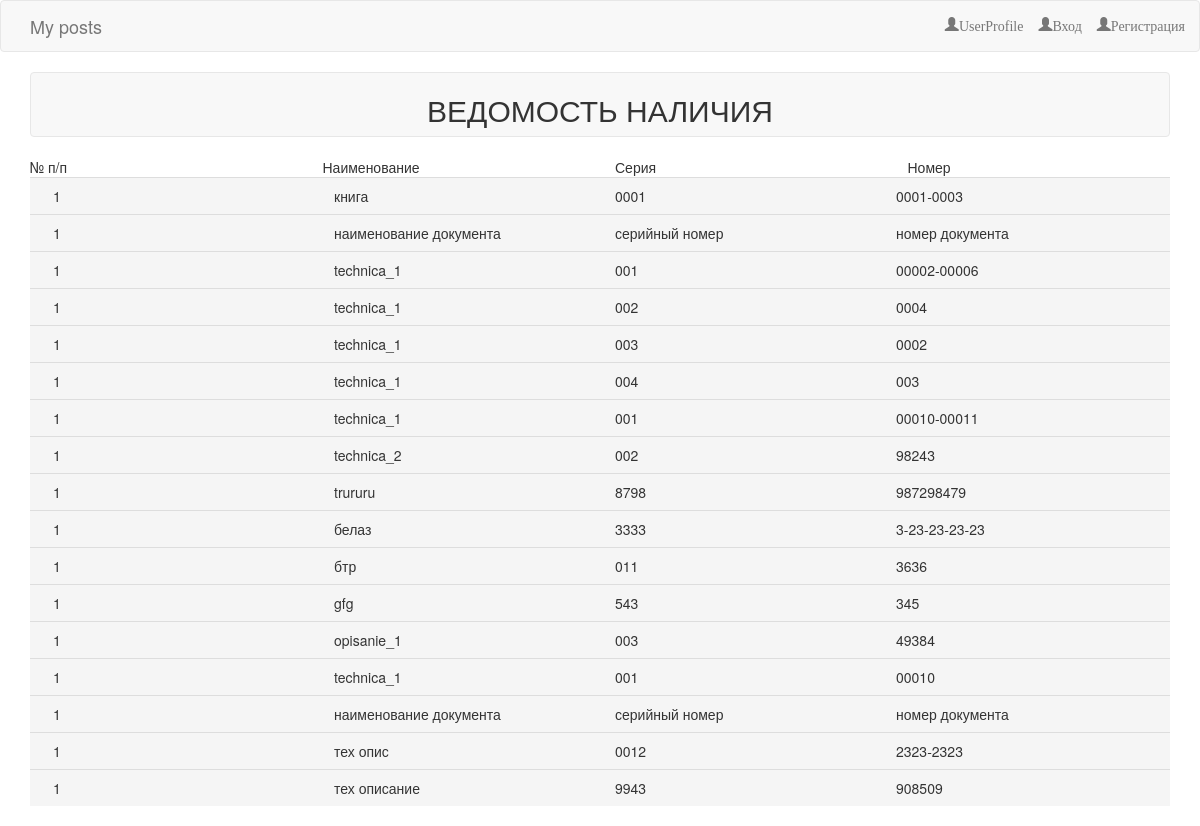
/basa/vedomost, run on the app's committed database.
### post/models.py (models this page shows, shortened)
class OpisPost(models.Model):
    opis_n = models.CharField(max_length=80)
    class Meta:
        ordering=['opis_n'] #сортировка

### post/views.py (the view)
# urls.py: path('vedomost', views.VedomNal, name='vedom_nal'),
def VedomNal(request):
    from post.funcion_user import Krasiv_vivod
    qwe=[]
    for podstanovka in [['doc_name__doc_n', 'ser__doc_n', 'doc_n', DocPost],
                    ['tech_name__tech_n', 'ser__tech_n', 'tech_n', TechPost],
                    ['opis_name__opis_n',  'ser__opis_n', 'opis_n', OpisPost]]:
        viborka = Post.objects.values(podstanovka[0], 'ser_name__ser', 'product_number'). \
            order_by('doc_name__doc_n', 'tech_name__tech_n', 'opis_name__opis_n')
        if podstanovka[0] == 'doc_name__doc_n':
            viborka = viborka.exclude(doc_name__doc_n=None).filter(del_elem=True).order_by('doc_name__doc_n')
        elif podstanovka[0] == 'tech_name__tech_n':
            viborka = viborka.exclude(tech_name__tech_n=None).filter(del_elem=True).order_by('tech_name__tech_n')
        elif podstanovka[0] == 'opis_name__opis_n':
            viborka = viborka.exclude(opis_name__opis_n=None).filter(del_elem=True).order_by('opis_name__opis_n')
        for i in range(viborka.count()):
            qwe.append(list(viborka[i].values()))
    data = Krasiv_vivod(qwe)
    return render(request, 'vedomost.html', {'aa' : data})

### post/templates/vedomost.html
{% extends 'home.html' %}
{% load static %}
{% block content %}
<div class="navbar navbar-default " align="center">
        <div class="row" >
          <div class="col-md-push-6 " class="navbar-brand ">
              <H2 >ВЕДОМОСТЬ НАЛИЧИЯ</H2>
          </div>
        </div>
    </div>
<div class="row">
  <div class="col-xs-4 col-md-3">№ п/п </div>
  <div class="col-xs-4 col-md-3">Наименование</div>
  <div class="col-xs-4 col-md-3">Серия</div>
  <div class="col-xs-4 col-md-3">Номер</div>
</div>
    <table class="table table-hover">
        {% for i in aa %}
            <tr class="active">
                <td>
                    <div class="col-xs-4 col-md-3">{{ i.id }}</div>
                    <div class="col-xs-4 col-md-3"> {{ i.name }} </div>
                    <div class="col-xs-4 col-md-3"> {{ i.serija}} </div>
                    <div class="col-xs-4 col-md-3"> {{ i.number }} </div>
                </td>
            </tr>
        {% endfor %}
    </table>
{% endblock %}

### data on the page
OpisPost: id "1", name "opisanie_1", serija "003", number "49384"

### other printed values
{{ i.id }} "1" "1" "1" "1" "1" "1" "1" "1" "1" "1" "1" "1" "1" "1" "1" "1"
{{ i.name }} "книга" "наименование документа" "technica_1" "technica_1" "technica_1" "technica_1" "technica_1" "technica_2" "trururu" "белаз" "бтр" "gfg" "technica_1" "наименование документа" "тех опис" "тех описание"
{{ i.serija }} "0001" "серийный номер" "001" "002" "003" "004" "001" "002" "8798" "3333" "011" "543" "001" "серийный номер" "0012" "9943"
{{ i.number }} "0001-0003" "номер документа" "00002-00006" "0004" "0002" "003" "00010-00011" "98243" "987298479" "3-23-23-23-23" "3636" "345" "00010" "номер документа" "2323-2323" "908509"
